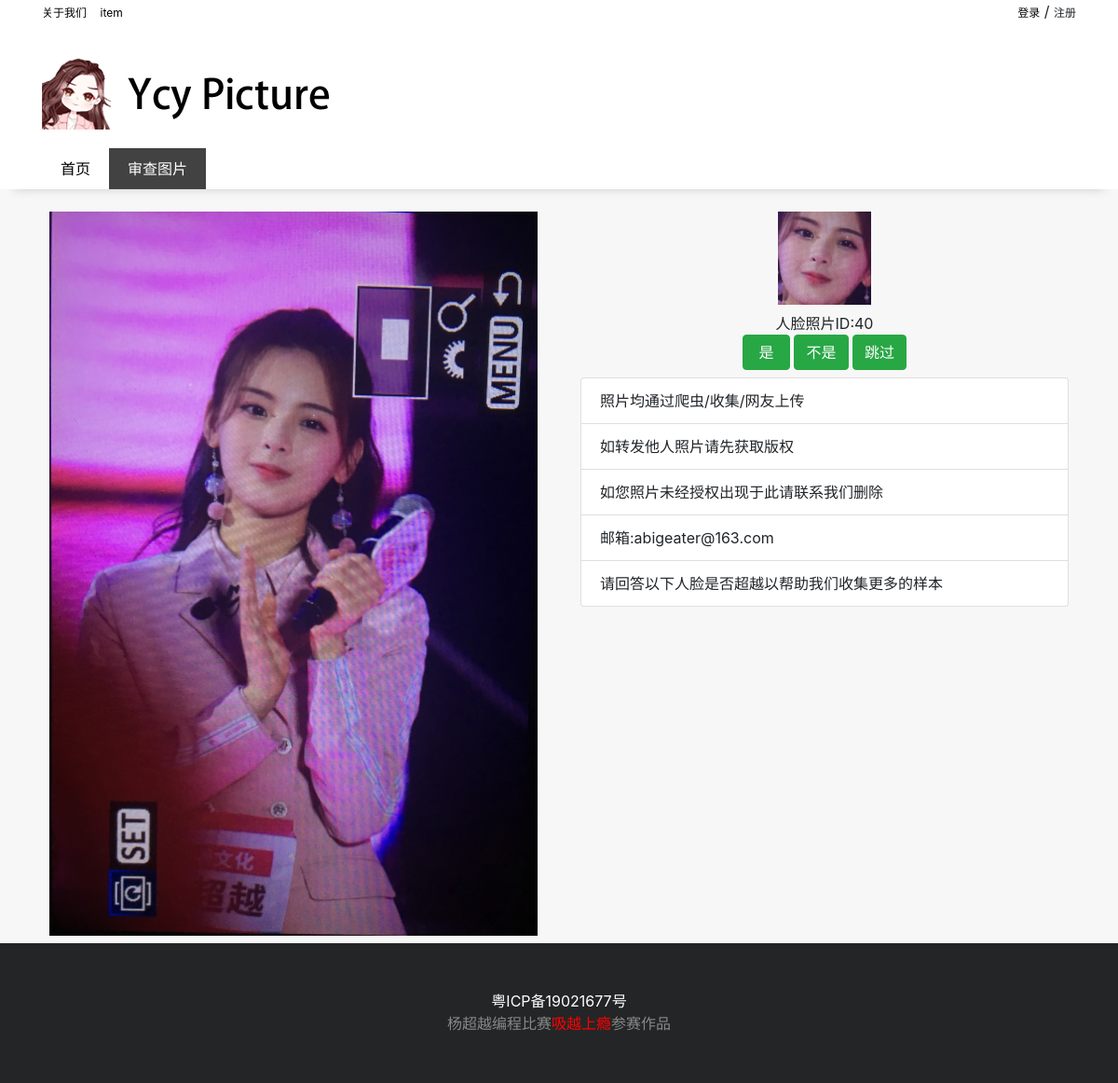
/check/, run on the app's committed database.
### app/models.py (models this page shows)
class Face(models.Model):
    picturefile = models.CharField(max_length=255, default="")
    facefile = models.CharField(max_length=255)
    t_number = models.IntegerField(default=0) #true
    f_number = models.IntegerField(default=0) #false
    show = models.BooleanField(default=False)

### app/views.py (the view, shortened to what this page needs)
# urls.py: path('check/', check),
def check(request):
    try:
        getface = Face.objects.filter(show=False).order_by('?')[0]
    except IndexError:
        getface = Face.objects.filter(show=True).order_by('?')[0]
    try:
        return render(request, "check.html", {'face': getface, 'username': request.session.get('username')})
    except KeyError:
        return redirect('/')

### app/templates/check.html (shortened to what this page needs)
{% extends 'base.html' %}
{% block css %}
    <link rel="stylesheet" href="/static/css/check.css">
{% endblock %}
{% block content %}
<div class="container">
<div class="y-content row mt-3">
    <div class="y-img col">
        <div class="y-lg-img m-2">
            <img src="/static/test/images/{{ face.picturefile }}" alt="" width="100%">
        </div>
    </div>
    <div class="y-notice col">
        <div class="y-sm-img m-2 text-center">
            <img src="/static/test/faces/{{ face.facefile }}" alt="" width="100px">
        </div>
         <form  class="demo-ruleForm" action="/check/" method="POST">
             <div class="text-center">
                 <div id="idshow">人脸照片ID:{{ face.id }}</div>
                 <button type="submit" class="btn btn-success" name="value" value="1">&nbsp;是&nbsp;</button>
             <button type="submit" class="btn btn-success" name="value" value="0">不是</button>
             <div class="btn btn-success" onclick="location.reload(true);">跳过</div>{% csrf_token %}
             </div>
         </form>
            <ul class="list-group m-2">
            <li class="list-group-item">照片均通过爬虫/收集/网友上传</li>
            <li class="list-group-item">如转发他人照片请先获取版权</li>
            <li class="list-group-item">如您照片未经授权出现于此请联系我们删除</li>
            <li class="list-group-item">邮箱:abigeater@163.com</li>
            <li class="list-group-item">请回答以下人脸是否超越以帮助我们收集更多的样本</li>
        </ul>
    </div>
</div>
</div>
{% endblock %}

### app/static/css/check.css (style rules this page uses)
ul { list-style: none; }
body { background: rgb(247, 247, 247); }

### data on the page
Face: picturefile (picture), facefile (picture), id "40"
